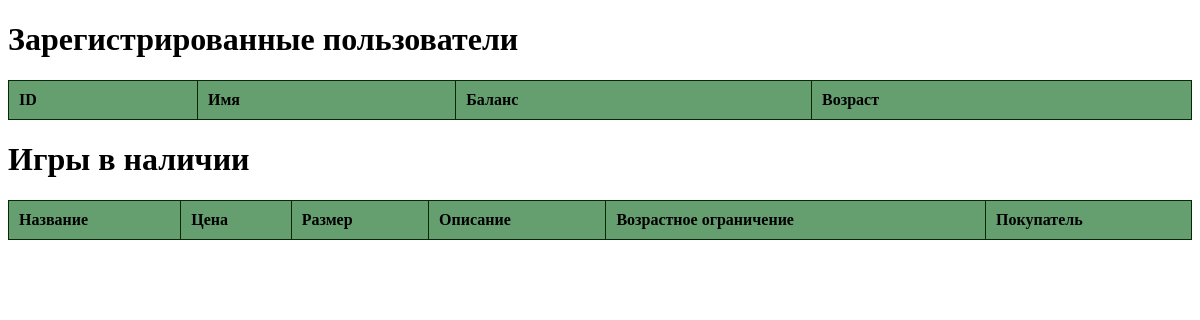
/database/, run on an earlier commit of the app's database.
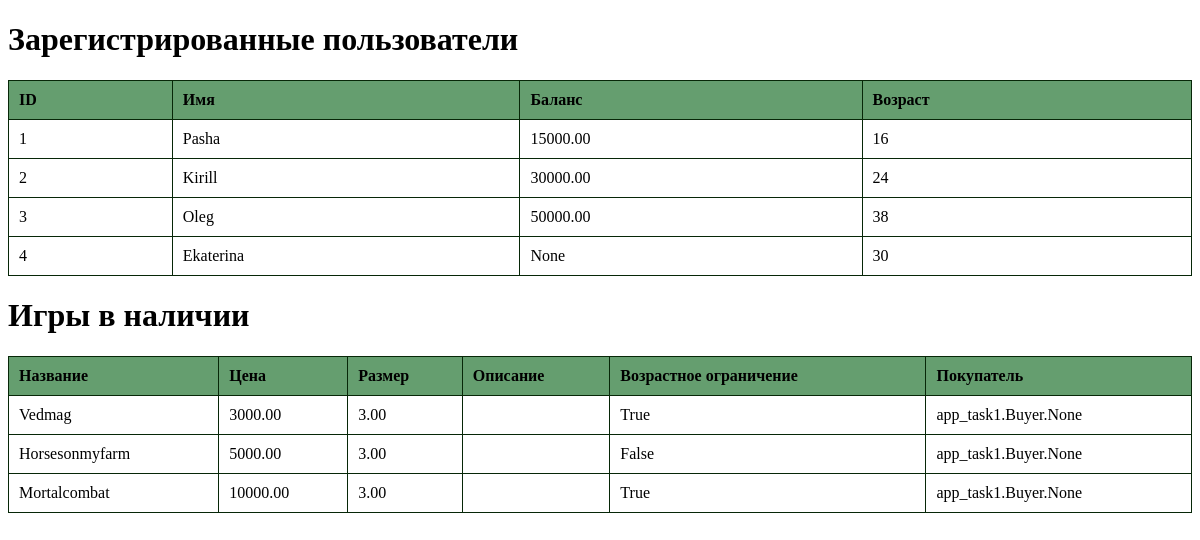
And on a later commit of the database.
### app_task1/models.py (models this page shows)
class Buyer(models.Model):
    name = models.CharField(max_length=15)
    balance = models.DecimalField(decimal_places=2, max_digits=15, blank=True, null=True)
    age = models.IntegerField()
    def purchased_games(self):
        return ", ".join(game.title for game in self.games.all())
    purchased_games.short_description = 'Купленные игры'

class Game(models.Model):
    title = models.CharField(max_length=30)
    cost = models.DecimalField(decimal_places=2 , max_digits=15)
    size = models.DecimalField(decimal_places=2 , max_digits=15)
    description = models.TextField()
    age_limited = models.BooleanField(default=False)
    buyer = models.ManyToManyField(Buyer, related_name='games')

### app_task1/views.py (the view)
# urls.py: path('database/', database),
def database(request):
    Buyers = Buyer.objects.all()
    Games = Game.objects.all()
    context = {
        'Buyers':Buyers,
        'Games':Games
    }
    return render(request, 'database.html', context)

### templates/database.html (shortened to what this page needs)
<!DOCTYPE html>
<html lang="ru">
<head>
</head>
<body>
<h1>Зарегистрированные пользователи</h1>
<table>
    <thead>
        <tr>
            <th>ID</th>
            <th>Имя</th>
            <th>Баланс</th>
            <th>Возраст</th>
        </tr>
    </thead>
    <tbody>
        {% for buyer in Buyers %}
            <tr>
                <td>{{ buyer.id }}</td>
                <td>{{ buyer.name|title }}</td>
                <td>{{ buyer.balance }}</td>
                <td>{{ buyer.age }}</td>
            </tr>
        {% endfor %}
    </tbody>
</table>
<h1>Игры в наличии</h1>
<table>
    <thead>
        <tr>
            <th>Название</th>
            <th>Цена</th>
            <th>Размер</th>
            <th>Описание</th>
            <th>Возрастное ограничение</th>
            <th>Покупатель</th>
        </tr>
    </thead>
    <tbody>
        {% for game in Games %}
            <tr>
                <td>{{ game.title|title }}</td>
                <td>{{ game.cost }}</td>
                <td>{{ game.size }}</td>
                <td>{{ game.description }}</td>
                <td>{{ game.age_limited }}</td>
                <td>{{ game.buyer }}</td>
            </tr>
        {% endfor %}
    </tbody>
</table>
</body>
</html>

What changed in the data, as far as the page shows it:
added Buyer: id "1", name "Pasha", balance "15000.00", age "16"
added Buyer: id "2", name "Kirill", balance "30000.00", age "24"
added Buyer: id "3", name "Oleg", balance "50000.00", age "38"
added Buyer: id "4", name "Ekaterina", balance "None", age "30"
added Game: title "Vedmag", cost "3000.00", size "3.00", age_limited "True", buyer "app_task1.Buyer.None"
added Game: title "Horsesonmyfarm", cost "5000.00", size "3.00", age_limited "False", buyer "app_task1.Buyer.None"
added Game: title "Mortalcombat", cost "10000.00", size "3.00", age_limited "True", buyer "app_task1.Buyer.None"
